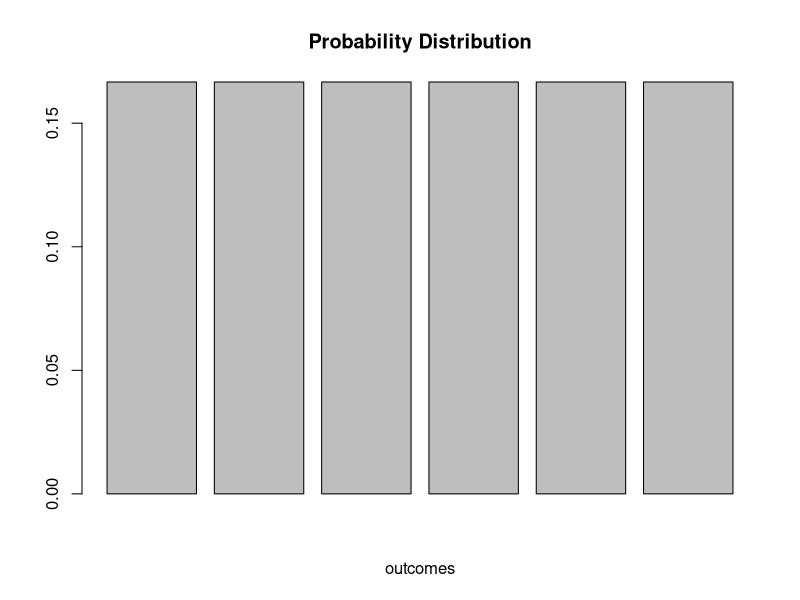
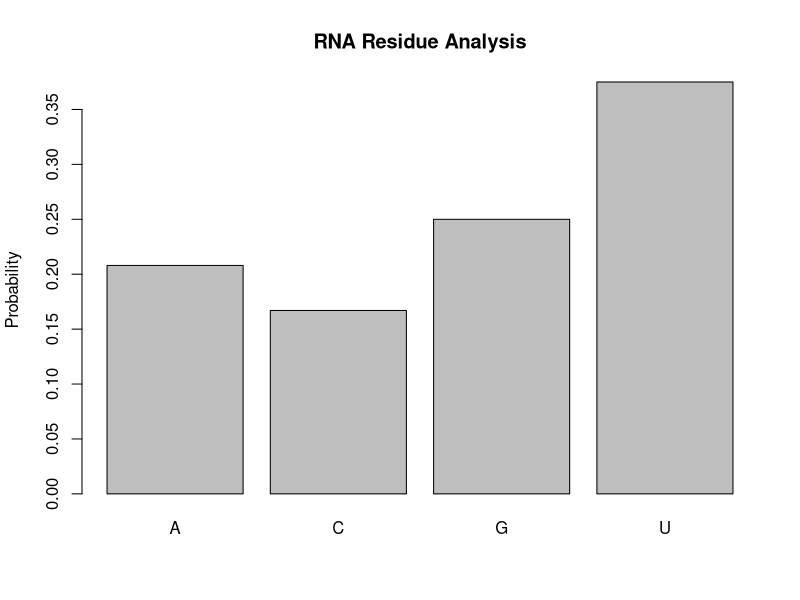
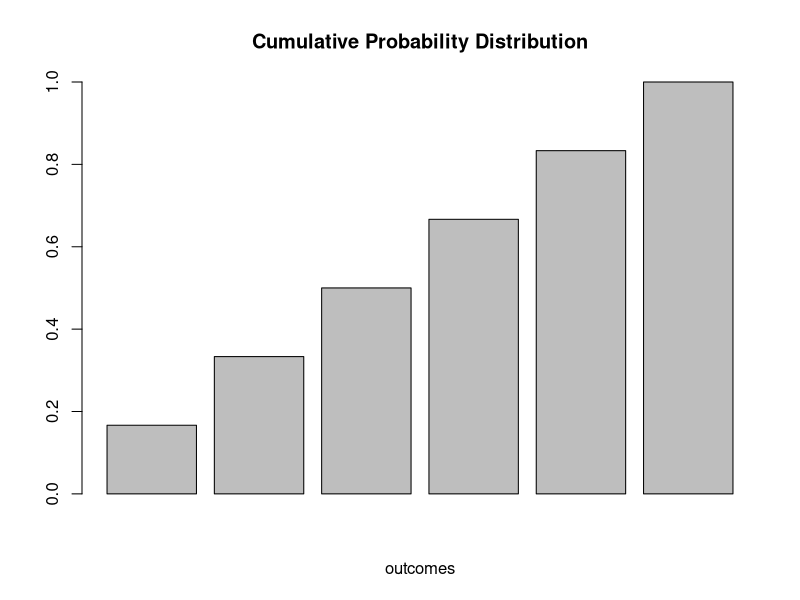
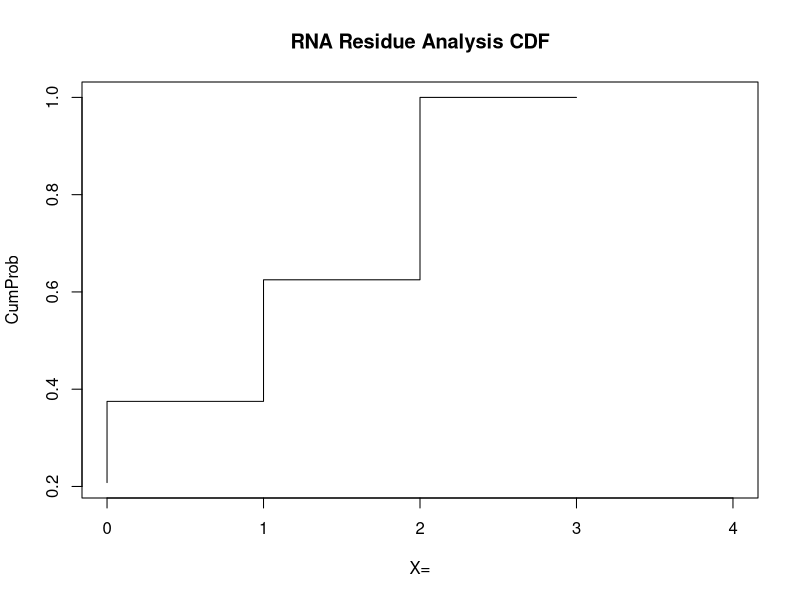
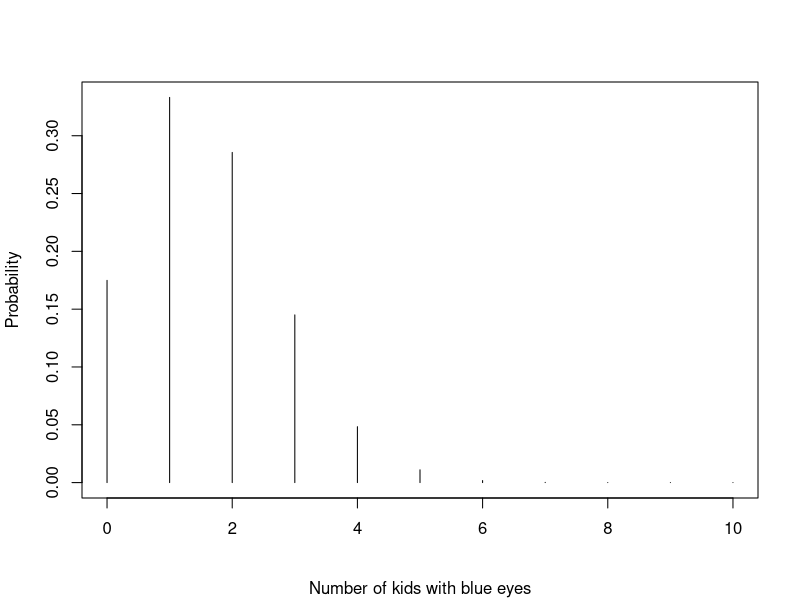
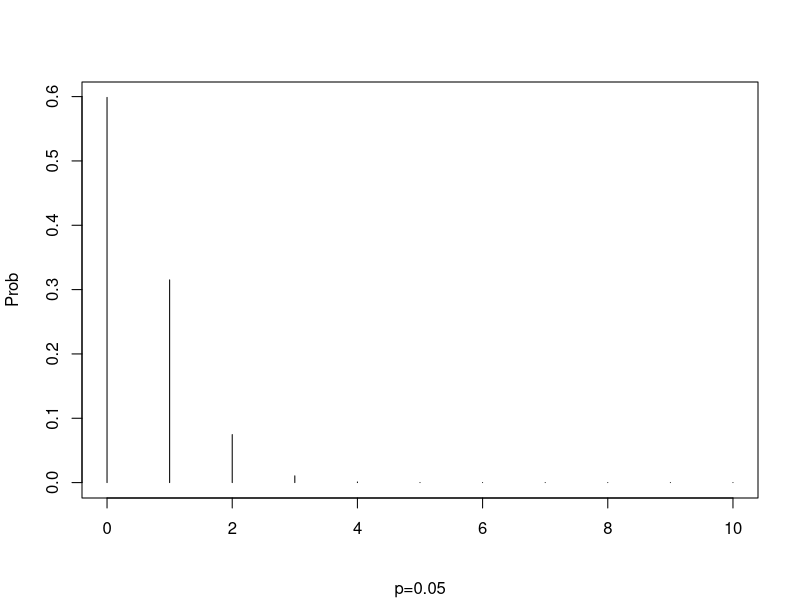
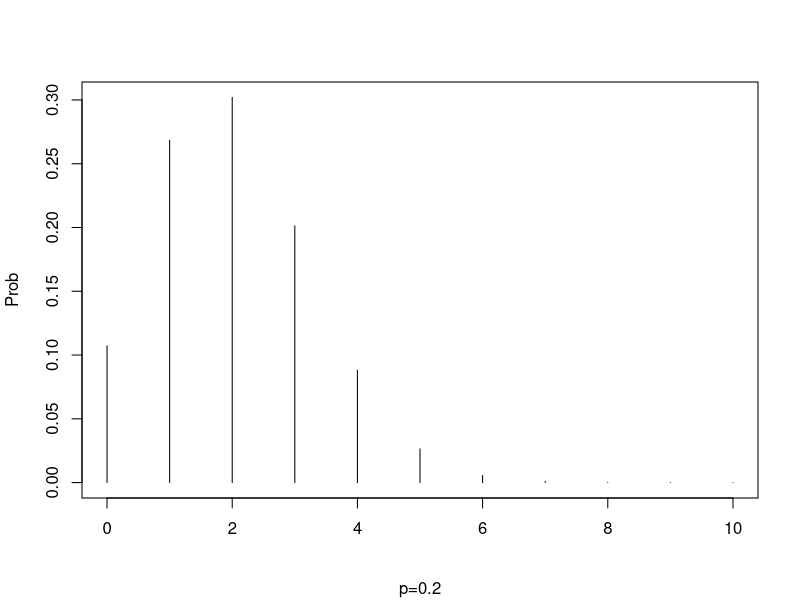
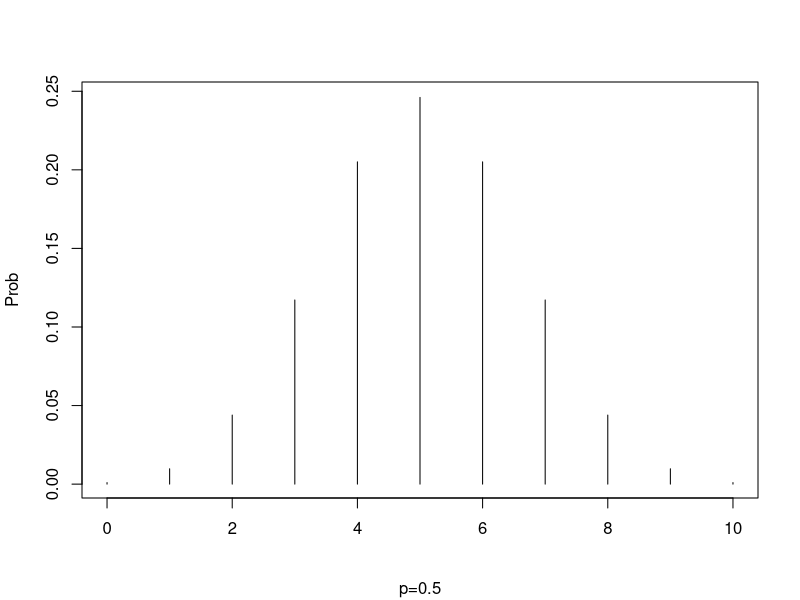

Write the R code that produced these figures, in order.
#1. Perform the following tasks:
#(a) In R a simple bar graph can be used to model the probability distribution function.
#Take a random vector and probability associated with it and plot it with a bar graph.
sample(1:6, 1) 
# generate the vector of probabilities 
probability <- rep(1/6, 6) 
# plot the probabilities 
barplot(probability,
     xlab = "outcomes",main = "Probability Distribution") 

X<-c(0,1,2,3)
Prob<-c(0.208,0.167,0.25,0.375)
N<-c ("A", "C", "G", "U")
barplot(Prob,names=N,ylab="Probability", main="RNA Residue Analysis")

#(b) For the above problem create a cumulative frequency table and plot the cumulative
#frequency against each sample point mentioned in the vector.

# generate the vector of cumulative probabilities 
cum_probability <- cumsum(probability) 

# plot the probabilities 
barplot(cum_probability, xlab = "outcomes", main = "Cumulative Probability Distribution") 

CumProb<-c(0.208, 0.375, 0.625, 1)
plot(X,CumProb,xlim=range(0,1,2,3,4), main="RNA Residue Analysis CDF",
       xlab="X=", type="S")
#(c) Using some simple commands in R generate the probability values for the binomial
#distribution for the number of children in 10 with blue eyes using p =0.16. Plot the
#obtained result.

x<-0:10
y<-dbinom(0:10,10,0.16)
data.frame("Prob"=y,row.names=x) 
plot(0:10,dbinom(0:10,10,0.16),type='h',xlab="",ylab="Probability",
     sub="Number of kids with blue eyes")
#(d) Run the above example with probabilities that a child has blue eyes is 0.05, 0.2, 0.5,
#and 0.8 and see how this changes the distribution.

par(mfrow=c(1,1))
plot(0:10,dbinom(0:10,10,0.05),type='h',xlab="",ylab="Prob", sub="p=0.05")
plot(0:10,dbinom(0:10,10,0.2),type='h',xlab="",ylab="Prob", sub="p=0.2")
plot(0:10,dbinom(0:10,10,0.5),type='h',xlab="",ylab="Prob", sub="p=0.5")
plot(0:10,dbinom(0:10,10,0.8),type='h',xlab="",ylab="Prob", sub="p=0.8")
#(e) Consider you have a vector 0:10. Compute poisson distribution with p=0.2. Plot it
#to visualise the distribution.

x<-0:10
y<-dpois(0:10,0.2)
data.frame("Prob"=y,row.names=x)
plot(0:10, dpois(0:10,0.2), type='h', xlab="Sequence Errors",
     ylab="Probability" )

